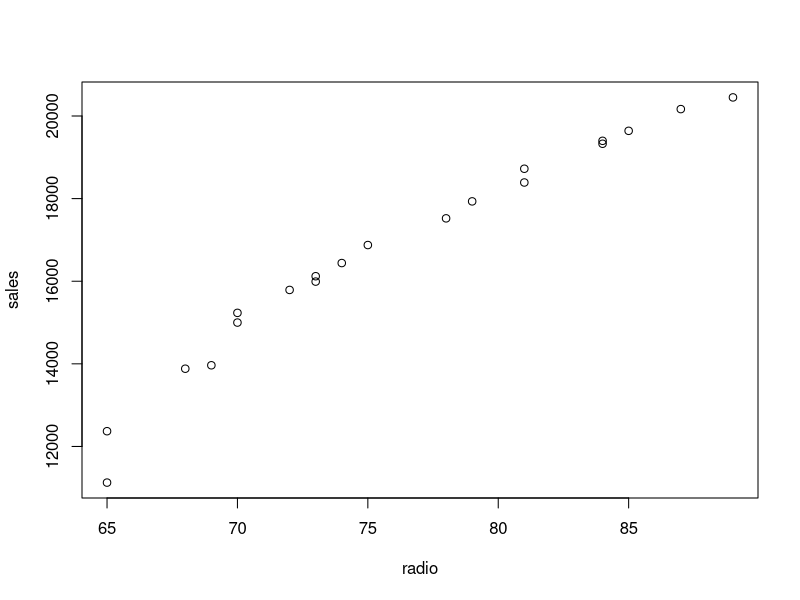
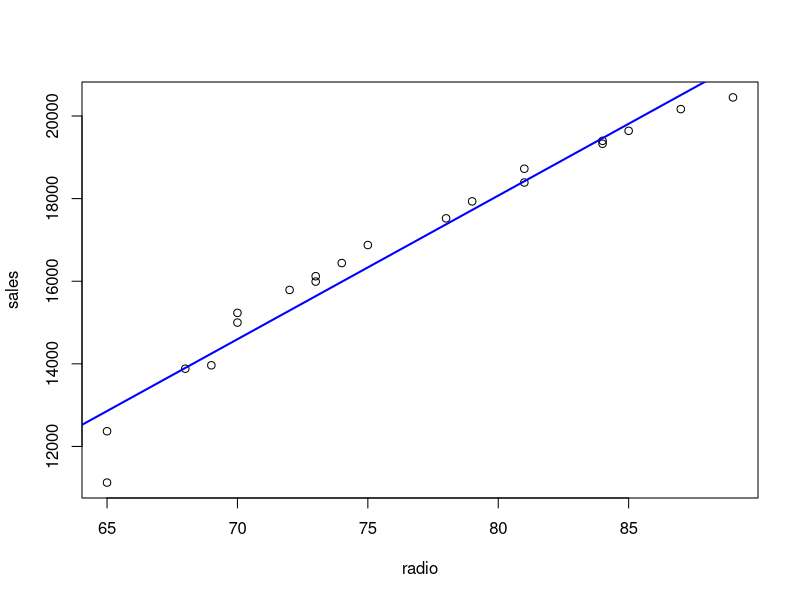

Recreate these plots in R, in order.
## ---- chunk 1
mydata <-read.csv(file="data/marketing.csv")
head(mydata)
## ---- chunk 2
cor(mydata)
## ---- chunk 3
pos  <- mydata$pos
paper <- mydata$paper
tv <- mydata$tv
sales <- mydata$sales
radio <- mydata$radio

plot(radio, sales)
## ---- chunk 4
reg <- lm(sales ~ radio)
summary(reg)
## ---- chunk 5
plot(radio,sales)
#Add a trend line plot using the linear model we created above
abline(reg,col="blue",lwd=2) 
## ---- chunk 6
mlr1 <-lm(sales ~ radio + tv)
summary(mlr1)
